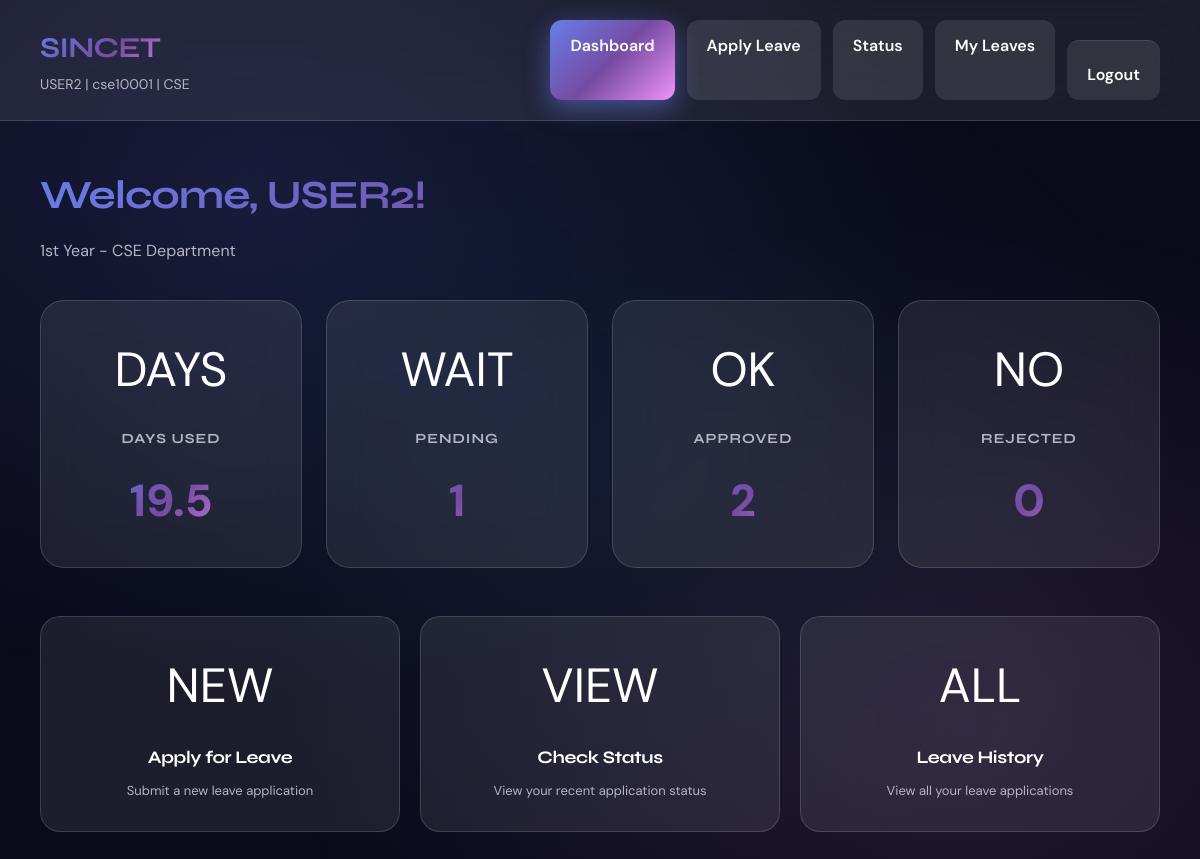
/student/dashboard (signed in), run on the app's committed database.
### tables this page shows
CREATE TABLE students (
            id INTEGER PRIMARY KEY,
            student_id TEXT UNIQUE NOT NULL,
            name TEXT NOT NULL,
            register_number TEXT UNIQUE NOT NULL,
            department TEXT NOT NULL,
            year TEXT NOT NULL,
            email TEXT NOT NULL,
            phone TEXT NOT NULL,
            parent_name TEXT NOT NULL,
            parent_phone TEXT NOT NULL,
            address TEXT NOT NULL,
            password TEXT NOT NULL,
            created_at TEXT DEFAULT CURRENT_TIMESTAMP
        );

### app.py (the view)
@app.route('/student/dashboard')
@student_required
def student_dashboard():
    student_id = session['student_id']
    db = get_db()
    student = db.execute('SELECT * FROM students WHERE student_id = ?', (student_id,)).fetchone()
    leaves = db.execute('SELECT * FROM leave_applications WHERE student_id = ?', (student_id,)).fetchall()
    total_used = sum(leave['num_days'] for leave in leaves if leave['status'] == 'approved')
    pending = len([l for l in leaves if l['status'] == 'pending'])
    approved = len([l for l in leaves if l['status'] == 'approved'])
    rejected = len([l for l in leaves if l['status'] == 'rejected'])
    return render_template('student_dashboard.html',
                          student=student,
                          total_used=total_used,
                          pending=pending,
                          approved=approved,
                          rejected=rejected)

### app.py (called while the page is built)
def get_db():
    db = sqlite3.connect(DATABASE)
    db.row_factory = sqlite3.Row
    return db

def student_required(f):
    @wraps(f)
    def decorated_function(*args, **kwargs):
        if session.get('role') != 'student':
            flash('Student access required', 'error')
            return redirect(url_for('login'))
        return f(*args, **kwargs)
    return decorated_function

### templates/student_dashboard.html (shortened to what this page needs)
{% extends "base.html" %}
{% block content %}
<div class="student-layout">
    <header class="student-header">
        <div class="header-left">
            <h1>SINCET</h1>
            <p class="student-id">{{ student['name'] }} | {{ student['student_id'] }} | {{ session['department'] }}</p>
        </div>
        <nav>
            <a href="{{ url_for('student_dashboard') }}" class="nav-btn active">Dashboard</a>
            <a href="{{ url_for('apply_leave') }}" class="nav-btn">Apply Leave</a>
            <a href="{{ url_for('leave_status') }}" class="nav-btn">Status</a>
            <a href="{{ url_for('my_leaves') }}" class="nav-btn">My Leaves</a>
            <a href="{{ url_for('logout') }}" class="nav-btn logout-btn">Logout</a>
        </nav>
    </header>
    <main class="student-main">
        <div class="content-header">
            <h1>Welcome, {{ student['name'] }}!</h1>
            <p style="color: var(--text-secondary); margin-top: 8px;">{{ student['year'] }} - {{ student['department'] }} Department</p>
        </div>
        <div class="stats-grid">
            <div class="stat-card card-blue">
                <div class="stat-icon">DAYS</div>
                <h3>Days Used</h3>
                <p>{{ total_used }}</p>
            </div>
            <div class="stat-card card-amber">
                <div class="stat-icon">WAIT</div>
                <h3>Pending</h3>
                <p>{{ pending }}</p>
            </div>
            <div class="stat-card card-green">
                <div class="stat-icon">OK</div>
                <h3>Approved</h3>
                <p>{{ approved }}</p>
            </div>
            <div class="stat-card card-red">
                <div class="stat-icon">NO</div>
                <h3>Rejected</h3>
                <p>{{ rejected }}</p>
            </div>
        </div>
        <div class="quick-actions">
            <a href="{{ url_for('apply_leave') }}" class="action-card">
                <span class="icon">NEW</span>
                <h3>Apply for Leave</h3>
                <p>Submit a new leave application</p>
            </a>
            <a href="{{ url_for('leave_status') }}" class="action-card">
                <span class="icon">VIEW</span>
                <h3>Check Status</h3>
                <p>View your recent application status</p>
            </a>
            <a href="{{ url_for('my_leaves') }}" class="action-card">
                <span class="icon">ALL</span>
                <h3>Leave History</h3>
                <p>View all your leave applications</p>
            </a>
        </div>
    </main>
</div>
{% endblock %}

### data on the page
students: name "USER2", student_id "cse10001", year "1st Year", department "CSE"

### other printed values
{{ session['department'] }} "CSE"
{{ total_used }} "19.5"
{{ pending }} "1"
{{ approved }} "2"
{{ rejected }} "0"
